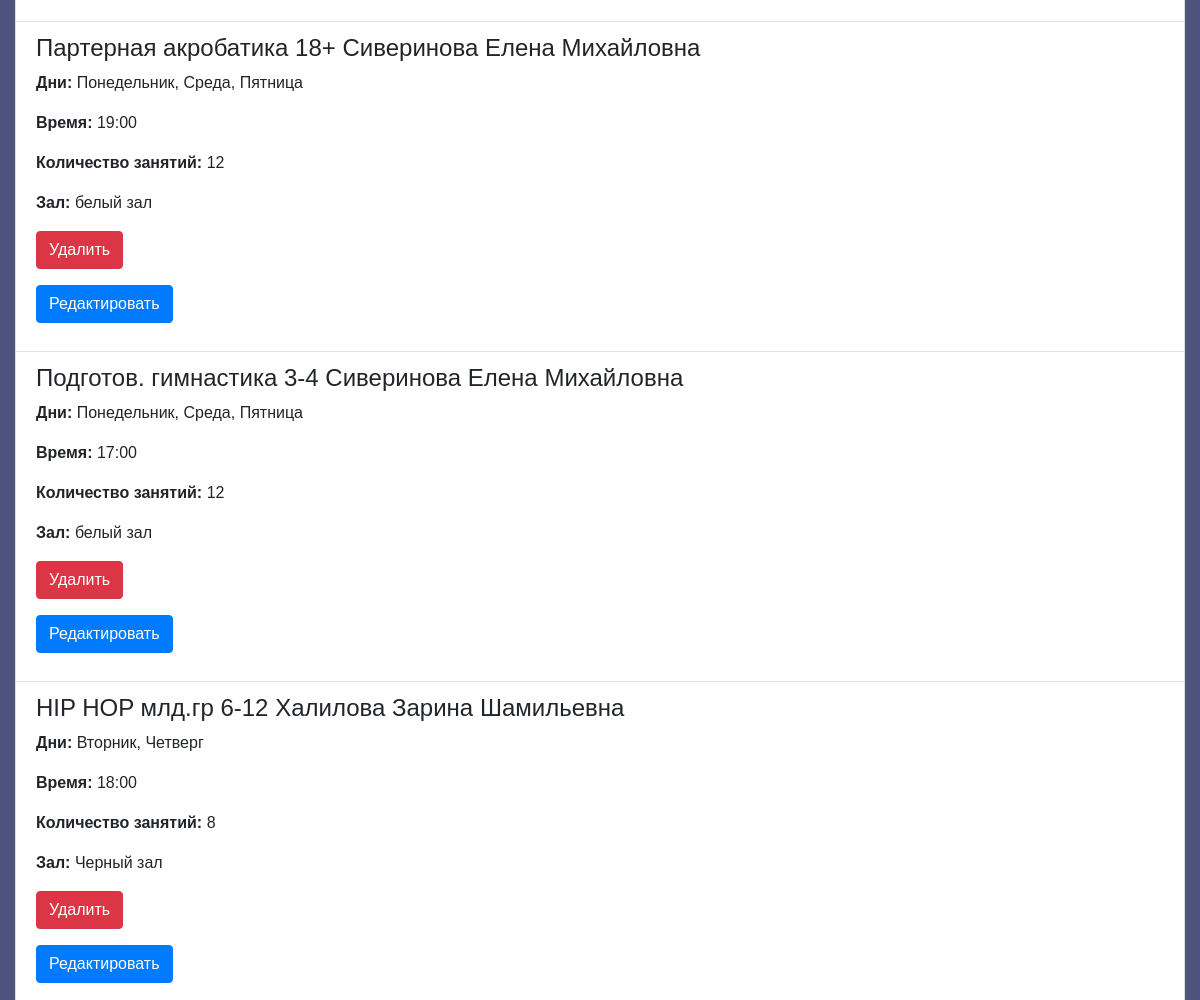
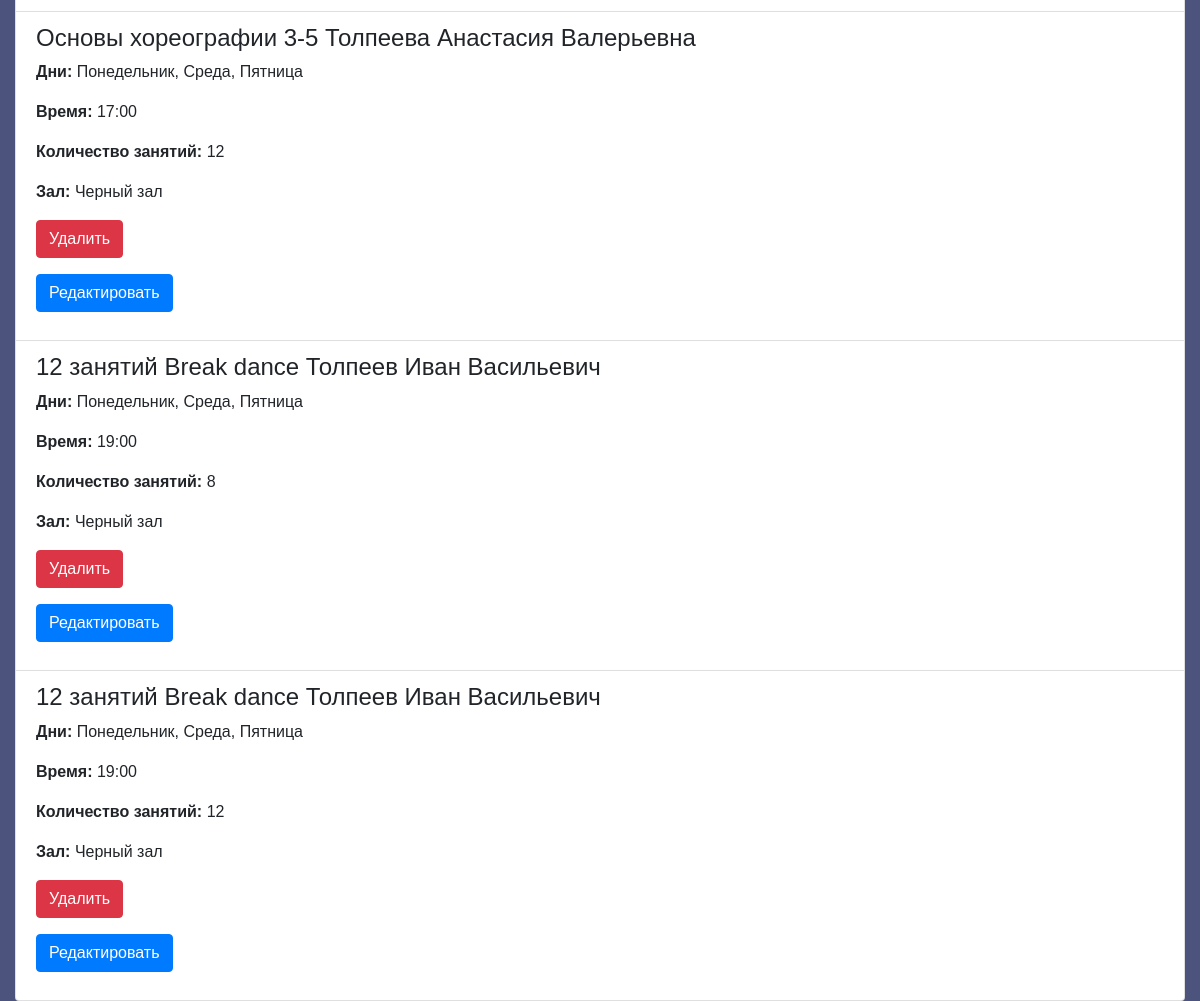
Before: /lesson_schedule_list/ (lower part) with the older database file (2 pictures, top to bottom).
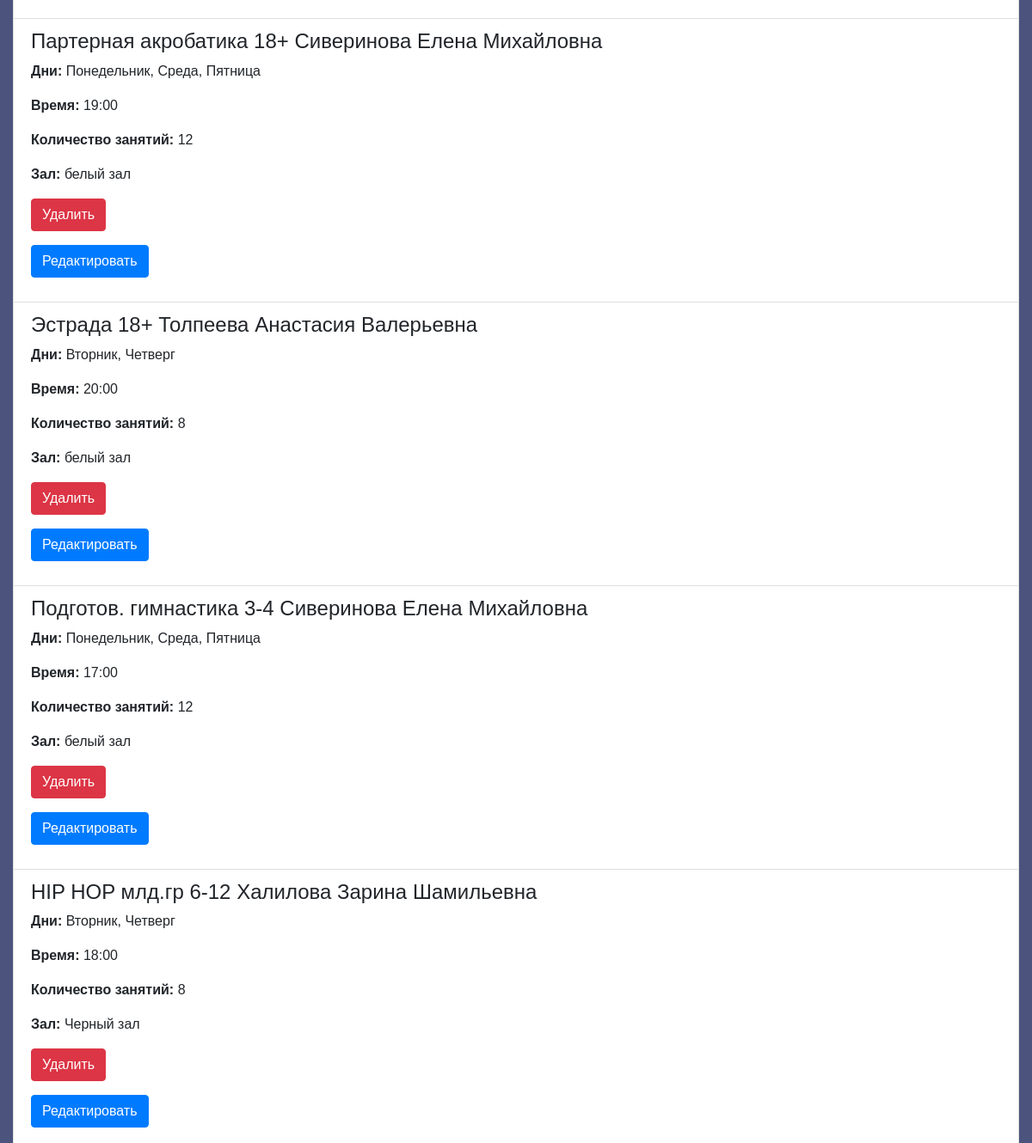
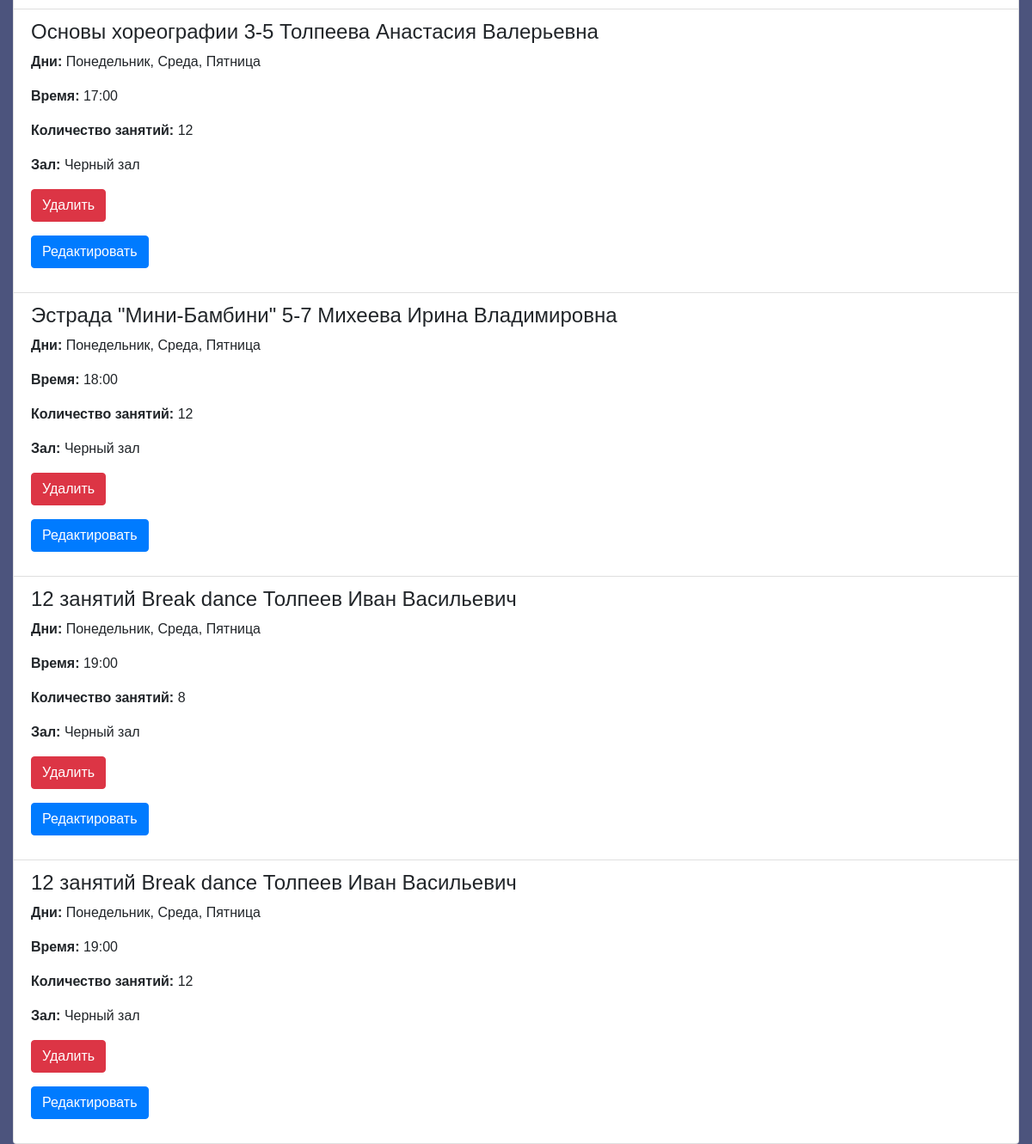
After: the same page with the newer database file (2 pictures, top to bottom).
### myapp/models.py (models this page shows, shortened)
class LessonSchedule(models.Model):
    name = models.ForeignKey(Group, on_delete=models.CASCADE)
    day_of_week = models.CharField(max_length=100)  # Например: 'Понедельник', 'Вторник'
    time = models.TimeField()
    num_lessons = models.PositiveIntegerField()
    training_room = models.ForeignKey(TrainingRoom, on_delete=models.CASCADE)

class Group(models.Model):
    name = models.CharField(max_length=255)
    coach = models.ForeignKey('Coach', on_delete=models.PROTECT, related_name='coach_groups')
    description = models.TextField()
    students = models.ManyToManyField(Client, related_name='group_students')
    def __str__(self):
        return f'{self.name} {self.coach}'

class Coach(models.Model):
    full_name = models.CharField(max_length=255)
    phone_number = models.CharField(max_length=20)
    students = models.ManyToManyField(Client, related_name='coach_students')
    groupqs = models.ManyToManyField(Group, related_name='coach_groupqs')
    percent = models.FloatField(default=0)
    def __str__(self):
        return self.full_name

class TrainingRoom(models.Model):
    name = models.CharField(max_length=50)
    def __str__(self):
        return self.name

### myapp/views.py (the view)
# urls.py: path('lesson_schedule_list/', views.lesson_schedule_list, name='lesson_schedule_list'),
def lesson_schedule_list(request):
    lesson_schedules = LessonSchedule.objects.all()
    context = {'lesson_schedules': lesson_schedules}
    return render(request, 'lesson_schedule_list.html', context)

### myapp/templates/lesson_schedule_list.html (shortened to what this page needs)
{% extends 'base.html' %}
{% block content %}
<div class="container">
    <ul class="list-group">
        {% for lesson_schedule in lesson_schedules %}
        <li class="list-group-item">
            <h4 class="mb-2">{{ lesson_schedule.name }}</h4>
            <p><strong>Дни:</strong> {{ lesson_schedule.day_of_week }}</p>
            <p><strong>Время:</strong> {{ lesson_schedule.time }}</p>
            <p><strong>Количество занятий:</strong> {{ lesson_schedule.num_lessons }}</p>
            <p><strong>Зал:</strong> {{ lesson_schedule.training_room }}</p>
            <form method="POST" action="{% url 'delete_lesson_schedule' lesson_schedule.pk %}">
                <button type="submit" class="btn btn-danger">Удалить</button>
            </form>
            <form method="POST" action="{% url 'edit_lesson_schedule' lesson_schedule.pk %}">
                <button type="submit" class="btn btn-primary">Редактировать</button>
            </form>
        </li>
        {% empty %}
        <li class="list-group-item">Нет расписания уроков</li>
        {% endfor %}
    </ul>
</div>
{% endblock %}

Changed rows visible on the page:
added LessonSchedule: name "Эстрада 18+ Толпеева Анастасия Валерьевна", day_of_week "Вторник, Четверг", time "20:00", num_lessons "8", training_room "белый зал"
added LessonSchedule: name "Эстрада \"Мини-Бамбини\" 5-7 Михеева Ирина Владимировна", day_of_week "Понедельник, Среда, Пятница", time "18:00", num_lessons "12", training_room "Черный зал"
